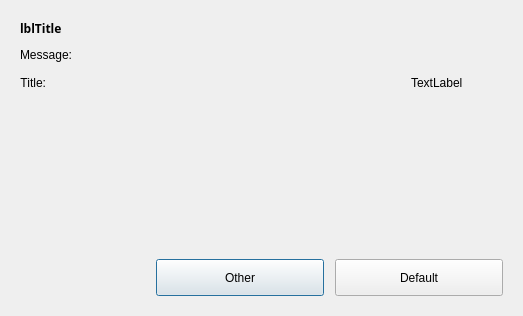
<?xml version="1.0" encoding="UTF-8"?>
<ui version="4.0">
 <class>Dialog</class>
 <widget class="QDialog" name="Dialog">
  <property name="geometry">
   <rect>
    <x>0</x>
    <y>0</y>
    <width>523</width>
    <height>316</height>
   </rect>
  </property>
  <property name="windowTitle">
   <string>Dialog</string>
  </property>
  <property name="autoFillBackground">
   <bool>false</bool>
  </property>
  <layout class="QVBoxLayout" name="verticalLayout_2">
   <item>
    <widget class="QFrame" name="frContainer">
     <property name="frameShape">
      <enum>QFrame::NoFrame</enum>
     </property>
     <property name="frameShadow">
      <enum>QFrame::Raised</enum>
     </property>
     <layout class="QVBoxLayout" name="verticalLayout">
      <item>
       <layout class="QHBoxLayout" name="DialogTitle">
        <property name="bottomMargin">
         <number>5</number>
        </property>
        <item>
         <widget class="QLabel" name="lblTitle">
          <property name="sizePolicy">
           <sizepolicy hsizetype="Preferred" vsizetype="Preferred">
            <horstretch>0</horstretch>
            <verstretch>0</verstretch>
           </sizepolicy>
          </property>
          <property name="maximumSize">
           <size>
            <width>16777215</width>
            <height>45</height>
           </size>
          </property>
          <property name="font">
           <font>
            <family>Century Gothic</family>
            <weight>75</weight>
            <bold>true</bold>
           </font>
          </property>
          <property name="text">
           <string>lblTitle</string>
          </property>
         </widget>
        </item>
       </layout>
      </item>
      <item>
       <widget class="QLabel" name="lblMessage">
        <property name="text">
         <string>Message:</string>
        </property>
       </widget>
      </item>
      <item>
       <layout class="QHBoxLayout" name="horizontalLayout_2">
        <item>
         <widget class="QLabel" name="lblTitle1">
          <property name="text">
           <string>Title:</string>
          </property>
          <property name="alignment">
           <set>Qt::AlignRight|Qt::AlignTrailing|Qt::AlignVCenter</set>
          </property>
         </widget>
        </item>
        <item>
         <layout class="QHBoxLayout" name="horizontalLayout" stretch="10,1">
          <item>
           <widget class="QFrame" name="txtValue1">
            <property name="sizePolicy">
             <sizepolicy hsizetype="Preferred" vsizetype="Fixed">
              <horstretch>6</horstretch>
              <verstretch>0</verstretch>
             </sizepolicy>
            </property>
            <property name="minimumSize">
             <size>
              <width>0</width>
              <height>30</height>
             </size>
            </property>
            <property name="maximumSize">
             <size>
              <width>16777213</width>
              <height>30</height>
             </size>
            </property>
            <property name="frameShape">
             <enum>QFrame::NoFrame</enum>
            </property>
            <property name="frameShadow">
             <enum>QFrame::Raised</enum>
            </property>
           </widget>
          </item>
          <item>
           <widget class="QLabel" name="lblLuhnKeyValidator">
            <property name="sizePolicy">
             <sizepolicy hsizetype="Preferred" vsizetype="Preferred">
              <horstretch>1</horstretch>
              <verstretch>0</verstretch>
             </sizepolicy>
            </property>
            <property name="text">
             <string>TextLabel</string>
            </property>
           </widget>
          </item>
         </layout>
        </item>
        <item>
         <spacer name="ContentRightSpacer">
          <property name="orientation">
           <enum>Qt::Horizontal</enum>
          </property>
          <property name="sizeType">
           <enum>QSizePolicy::Fixed</enum>
          </property>
          <property name="sizeHint" stdset="0">
           <size>
            <width>40</width>
            <height>20</height>
           </size>
          </property>
         </spacer>
        </item>
       </layout>
      </item>
      <item>
       <spacer name="ContentBottomSpacer">
        <property name="orientation">
         <enum>Qt::Vertical</enum>
        </property>
        <property name="sizeHint" stdset="0">
         <size>
          <width>20</width>
          <height>43</height>
         </size>
        </property>
       </spacer>
      </item>
      <item>
       <layout class="QHBoxLayout" name="DialogButtons">
        <property name="topMargin">
         <number>5</number>
        </property>
        <item>
         <spacer name="ButtonAlignSpacer">
          <property name="orientation">
           <enum>Qt::Horizontal</enum>
          </property>
          <property name="sizeHint" stdset="0">
           <size>
            <width>40</width>
            <height>20</height>
           </size>
          </property>
         </spacer>
        </item>
        <item>
         <widget class="QPushButton" name="btnCancel">
          <property name="enabled">
           <bool>true</bool>
          </property>
          <property name="minimumSize">
           <size>
            <width>168</width>
            <height>37</height>
           </size>
          </property>
          <property name="maximumSize">
           <size>
            <width>168</width>
            <height>37</height>
           </size>
          </property>
          <property name="text">
           <string>Other</string>
          </property>
          <property name="default">
           <bool>false</bool>
          </property>
         </widget>
        </item>
        <item>
         <spacer name="ButtonsSpacer">
          <property name="orientation">
           <enum>Qt::Horizontal</enum>
          </property>
          <property name="sizeType">
           <enum>QSizePolicy::Fixed</enum>
          </property>
          <property name="sizeHint" stdset="0">
           <size>
            <width>5</width>
            <height>20</height>
           </size>
          </property>
         </spacer>
        </item>
        <item>
         <widget class="QPushButton" name="btnOK">
          <property name="enabled">
           <bool>true</bool>
          </property>
          <property name="minimumSize">
           <size>
            <width>168</width>
            <height>37</height>
           </size>
          </property>
          <property name="maximumSize">
           <size>
            <width>168</width>
            <height>37</height>
           </size>
          </property>
          <property name="text">
           <string>Default</string>
          </property>
          <property name="default">
           <bool>false</bool>
          </property>
         </widget>
        </item>
       </layout>
      </item>
     </layout>
    </widget>
   </item>
  </layout>
 </widget>
 <resources/>
 <connections/>
</ui>
